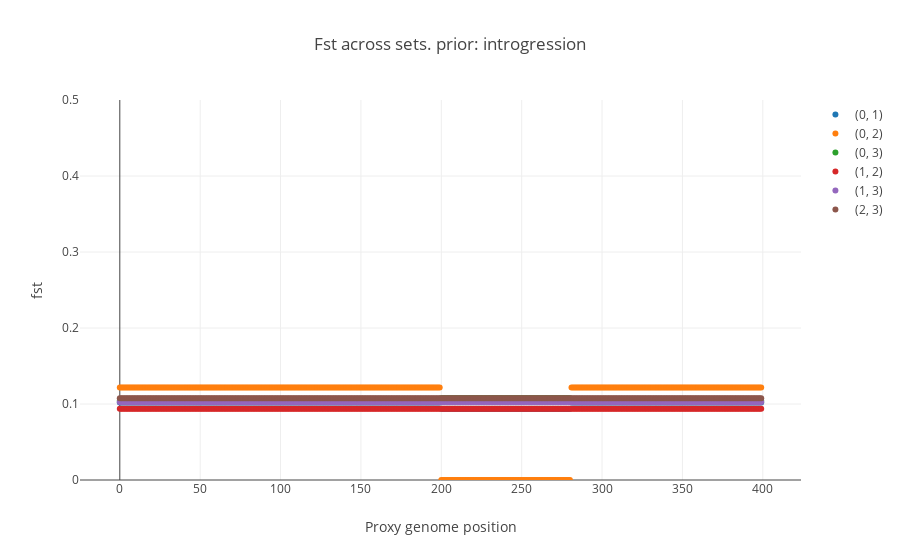

Source (notebook cell):
### Markdown cell above
**Local structure** Chose a pattern of local genetic structure from among those available.

### Code cell
from synth_tools.Generate_samples import Check_Path, plot_GenFst, return_fsts2

## Select struct prior function and kwargs
prior_func= introgression_prior

prior_kwargs= {
    'region': [.5,.7],
    'target': [0,2]
}


fig, Pops, prior= Check_Path(Npops,vector_lib,prior_func,prior_kwargs,Pops= [],random= True,n_comp= L,range_diff= range_diff,steps= steps)

iplot(fig)

### Figure 1 — Plotly figure (JSON) as saved in the notebook; plotly's stock layout.template omitted (floating-point values rounded to 4 significant figures; data arrays with more than 128 entries replaced by an {"elided": "..."} marker saying what was removed)
{"data": [{"mode": "markers", "name": "(0, 1)", "type": "scatter", "uid": "a2db0c78-cb05-4b19-9f5f-ee9a27ff48a1", "x": {"elided": "400 int values"}, "y": {"elided": "400 float values"}}, {"mode": "markers", "name": "(0, 2)", "type": "scatter", "uid": "5b56896c-c9bb-495c-97a6-56dfedc89856", "x": {"elided": "400 int values"}, "y": {"elided": "400 float values"}}, {"mode": "markers", "name": "(0, 3)", "type": "scatter", "uid": "d4872c33-12fc-40c6-9a17-b8d49257872c", "x": {"elided": "400 int values"}, "y": {"elided": "400 float values"}}, {"mode": "markers", "name": "(1, 2)", "type": "scatter", "uid": "a991fcfe-5597-412e-88e8-366462fb722d", "x": {"elided": "400 int values"}, "y": {"elided": "400 float values"}}, {"mode": "markers", "name": "(1, 3)", "type": "scatter", "uid": "935db9ad-6093-4ec1-a1d3-aa7a5ebb5c0e", "x": {"elided": "400 int values"}, "y": {"elided": "400 float values"}}, {"mode": "markers", "name": "(2, 3)", "type": "scatter", "uid": "21362f20-ff3a-4a2e-bed8-b9bceead41d4", "x": {"elided": "400 int values"}, "y": {"elided": "400 float values"}}], "layout": {"title": {"text": "Fst across sets. prior: introgression"}, "xaxis": {"title": {"text": "Proxy genome position"}}, "yaxis": {"range": [0, 0.5], "title": {"text": "fst"}}}}
